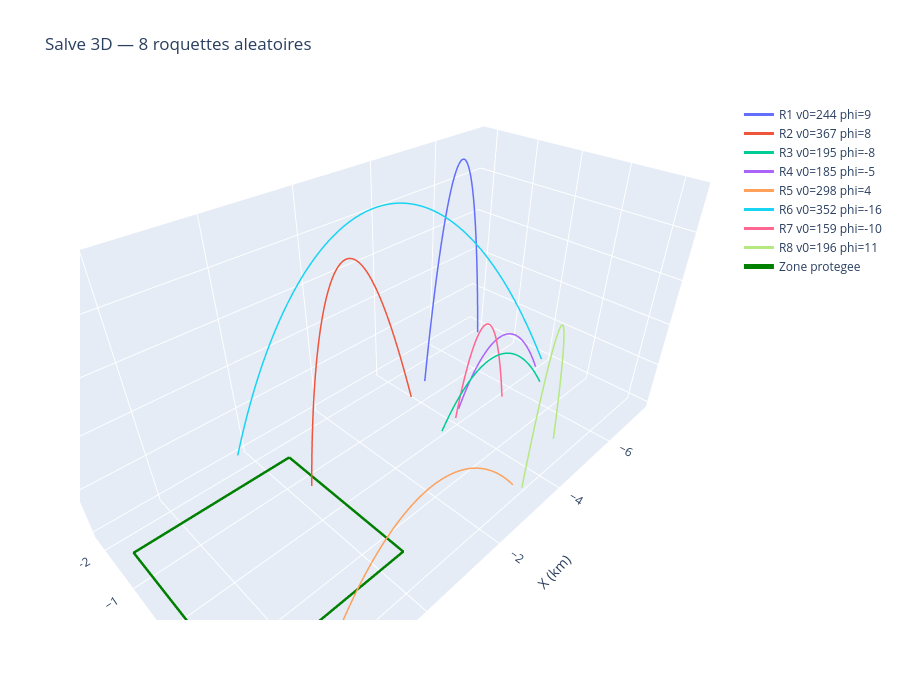

This figure's notebook cell:
### Code cell
class ThreatGenerator3D:
    """Génère des roquettes 3D aléatoires."""
    
    def __init__(self, seed=42):
        np.random.seed(seed)
        self.v0_range = (150, 400)
        self.theta_range = (30, 75)
        self.phi_range = (-20, 20)     # azimut limité
        self.masse_range = (50, 200)
        self.Cd_range = (0.2, 0.5)
        self.x0_range = (-8000, -3000)
        self.z0_range = (-2000, 2000)
    
    def generer_une_menace(self):
        return Rocket3D(
            v0=np.random.uniform(*self.v0_range),
            theta_deg=np.random.uniform(*self.theta_range),
            phi_deg=np.random.uniform(*self.phi_range),
            masse=np.random.uniform(*self.masse_range),
            Cd=np.random.uniform(*self.Cd_range),
            x0=np.random.uniform(*self.x0_range),
            z0=np.random.uniform(*self.z0_range)
        )
    
    def generer_salve(self, n=5):
        return [self.generer_une_menace() for _ in range(n)]

# Test
gen3d = ThreatGenerator3D(seed=42)
salve3d = gen3d.generer_salve(n=8)

fig = go.Figure()

for i, r in enumerate(salve3d):
    t, x, y, z = r.trajectoire_rk4(dt=0.1)
    
    fig.add_trace(go.Scatter3d(
        x=x/1000, y=z/1000, z=y/1000,
        mode='lines',
        line=dict(width=3),
        name=f'R{i+1} v0={r.v0:.0f} phi={np.degrees(r.phi):.0f}'
    ))

# Zone protégée
fig.add_trace(go.Scatter3d(
    x=zone_x, y=zone_z, z=zone_y,
    mode='lines',
    line=dict(color='green', width=5),
    name='Zone protegee'
))

fig.update_layout(
    title='Salve 3D — 8 roquettes aleatoires',
    scene=dict(
        xaxis_title='X (km)', yaxis_title='Z (km)', zaxis_title='Altitude (km)',
        aspectmode='manual', aspectratio=dict(x=2, y=1, z=1)
    ),
    width=900, height=700
)
fig.show()

### Figure 1 — Plotly figure (JSON) as saved in the notebook; plotly's stock layout.template omitted (floating-point values rounded to 4 significant figures; data arrays with more than 128 entries replaced by an {"elided": "..."} marker saying what was removed)
{"data": [{"line": {"width": 3}, "mode": "lines", "name": "R1 v0=244 phi=9", "type": "scatter3d", "x": {"elided": "443 float values"}, "y": {"elided": "443 float values"}, "z": {"elided": "443 float values"}}, {"line": {"width": 3}, "mode": "lines", "name": "R2 v0=367 phi=8", "type": "scatter3d", "x": {"elided": "410 float values"}, "y": {"elided": "410 float values"}, "z": {"elided": "410 float values"}}, {"line": {"width": 3}, "mode": "lines", "name": "R3 v0=195 phi=-8", "type": "scatter3d", "x": {"elided": "235 float values"}, "y": {"elided": "235 float values"}, "z": {"elided": "235 float values"}}, {"line": {"width": 3}, "mode": "lines", "name": "R4 v0=185 phi=-5", "type": "scatter3d", "x": {"elided": "241 float values"}, "y": {"elided": "241 float values"}, "z": {"elided": "241 float values"}}, {"line": {"width": 3}, "mode": "lines", "name": "R5 v0=298 phi=4", "type": "scatter3d", "x": {"elided": "290 float values"}, "y": {"elided": "290 float values"}, "z": {"elided": "290 float values"}}, {"line": {"width": 3}, "mode": "lines", "name": "R6 v0=352 phi=-16", "type": "scatter3d", "x": {"elided": "434 float values"}, "y": {"elided": "434 float values"}, "z": {"elided": "434 float values"}}, {"line": {"width": 3}, "mode": "lines", "name": "R7 v0=159 phi=-10", "type": "scatter3d", "x": {"elided": "296 float values"}, "y": {"elided": "296 float values"}, "z": {"elided": "296 float values"}}, {"line": {"width": 3}, "mode": "lines", "name": "R8 v0=196 phi=11", "type": "scatter3d", "x": {"elided": "361 float values"}, "y": {"elided": "361 float values"}, "z": {"elided": "361 float values"}}, {"line": {"color": "green", "width": 5}, "mode": "lines", "name": "Zone protegee", "type": "scatter3d", "x": [-0.5, 3.0, 3.0, -0.5, -0.5], "y": [-1.5, -1.5, 1.5, 1.5, -1.5], "z": [0.0, 0.0, 0.0, 0.0, 0.0]}], "layout": {"height": 700, "scene": {"aspectmode": "manual", "aspectratio": {"x": 2, "y": 1, "z": 1}, "xaxis": {"title": {"text": "X (km)"}}, "yaxis": {"title": {"text": "Z (km)"}}, "zaxis": {"title": {"text": "Altitude (km)"}}}, "title": {"text": "Salve 3D — 8 roquettes aleatoires"}, "width": 900}}
